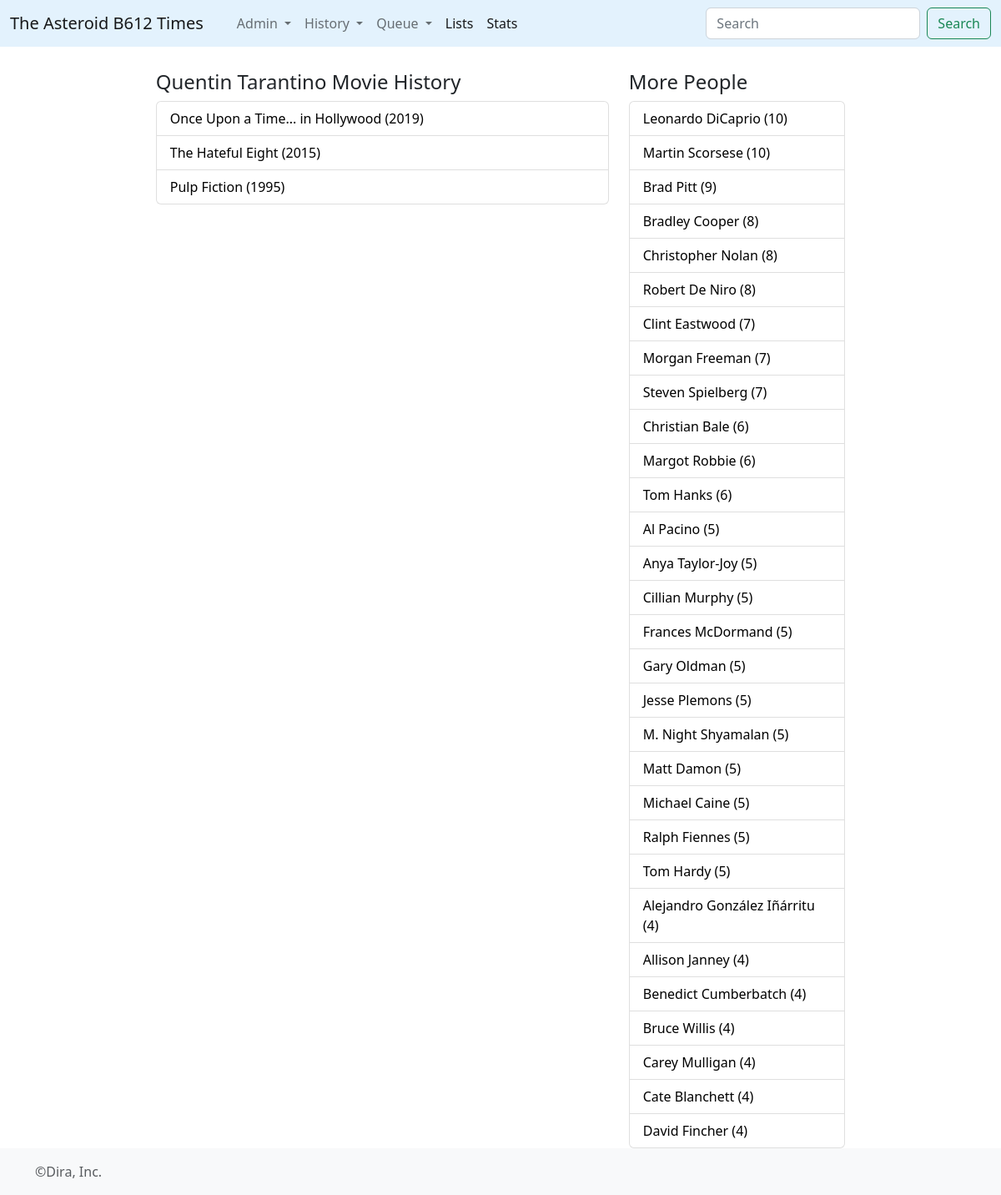
/movieperson/Quentin Tarantino, run on the app's committed database.
### times/models.py (models this page shows, shortened)
class MovieCredit(models.Model):
	film = models.ForeignKey(Movie,on_delete=models.CASCADE)
	credit = models.CharField(max_length=200)
	persona = models.CharField(max_length=200)

class Movie(models.Model):
	title = models.CharField(max_length=512)
	info = models.TextField()
	premiere = models.IntegerField()
	runtime = models.IntegerField()
	@property
	def titulo(self):
		return self.title+' ('+ str(self.premiere) +')'

### times/views.py (the view)
# urls.py: path('movieperson/<strPersona>', views.movieperson, name='movieperson'),
def movieperson(request,strPersona):
	creditos = MovieCredit.objects.filter(persona=strPersona).order_by('-film__premiere')
	personas = MovieCredit.objects.values('persona').annotate(ncredits = Count('id')).order_by('-ncredits','persona')[0:30]
	this_persona = strPersona
	return render(request,'movie-person.html',{'creditos':creditos,'personas':personas,'this_persona':this_persona})

### times/templates/movie-person.html (shortened to what this page needs)
{% extends 'base_listing.html' %}
{% block contenido %}
<article>
		<h4>{{this_persona}} Movie History</h4>
	  <ul class="list-group" reversed>
        {% for a in creditos %}
          <li class="list-group-item">
         <a href="{% url 'movie' a.film.id %}" style="color:black; text-decoration: none;">{{a.film.titulo}}</a>
          </li>
        {% endfor %}
      </ul>
</article>
<br>
{% endblock%}
{% block rightbar %}
<br>
<h4>More People</h4>
      <ul class="list-group">
        {% for d in personas %}
          <li class="list-group-item d-flex justify-content-between align-items-center">
          <a href="{% url 'movieperson' d.persona %}" style="color:black; text-decoration: none;"> {{d.persona}} ({{d.ncredits}})</a>
          </li>
        {% endfor %}
      </ul>
{% endblock %}

### data on the page
MovieCredit: film.titulo "Once Upon a Time... in Hollywood (2019)"
MovieCredit: film.titulo "The Hateful Eight (2015)"
MovieCredit: film.titulo "Pulp Fiction (1995)"

### other printed values
{{ this_persona }} "Quentin Tarantino"
{{ d.persona }} "Leonardo DiCaprio" "Martin Scorsese" "Brad Pitt" "Bradley Cooper" "Christopher Nolan" "Robert De Niro" "Clint Eastwood" "Morgan Freeman" "Steven Spielberg" "Christian Bale" "Margot Robbie" "Tom Hanks" "Al Pacino" "Anya Taylor-Joy" "Cillian Murphy" "Frances McDormand" "Gary Oldman" "Jesse Plemons" "M. Night Shyamalan" "Matt Damon" "Michael Caine" "Ralph Fiennes" "Tom Hardy" "Alejandro González Iñárritu" "Allison Janney" "Benedict Cumberbatch" "Bruce Willis" "Carey Mulligan" "Cate Blanchett" "David Fincher"
{{ d.ncredits }} "10" "10" "9" "8" "8" "8" "7" "7" "7" "6" "6" "6" "5" "5" "5" "5" "5" "5" "5" "5" "5" "5" "5" "4" "4" "4" "4" "4" "4" "4"
